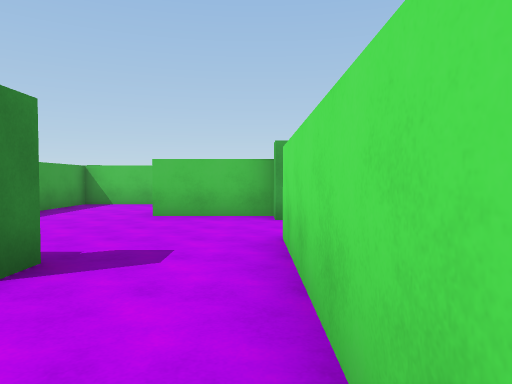
view 1 (above)

14 first-person views from a walk through a scene from a Unity 3-D project. The camera is 1.4 m above the floor, tilts 2° down and sees 70° across. The floor is counted in squares, 2 m on a side. Each view is taken from the middle of a square. On the plan, view 1 faces up. The plan holds only what a view shows up to about 11 squares ahead; the rest is blank. The place goes on beyond the plan. The player is left out. Some animated figures are not drawn.

view 2
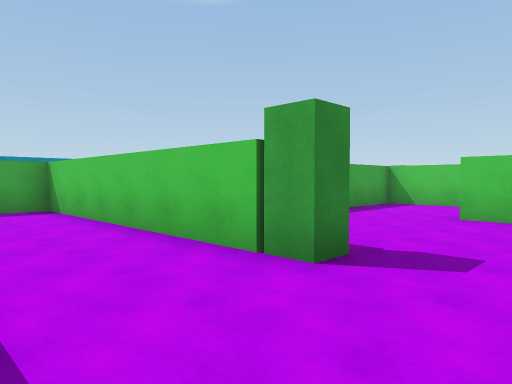

view 3
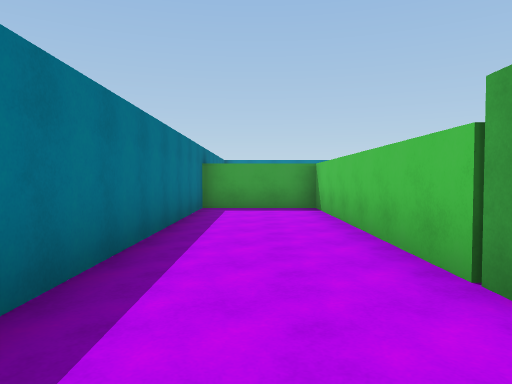

view 4
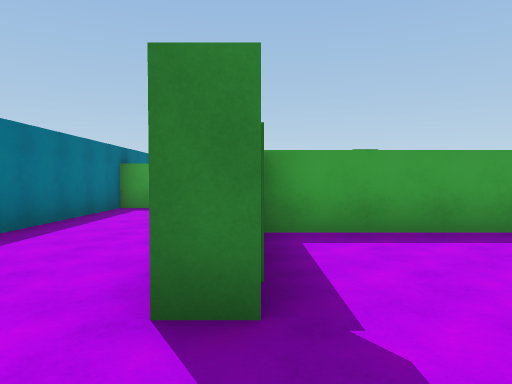

view 5
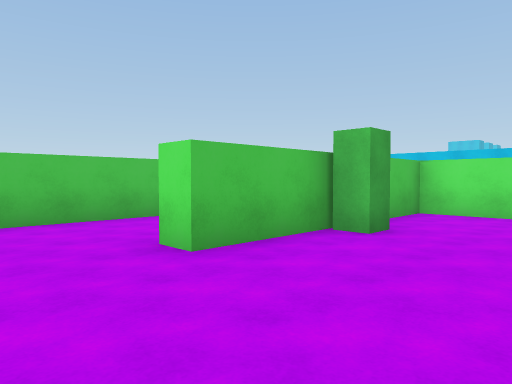

view 6
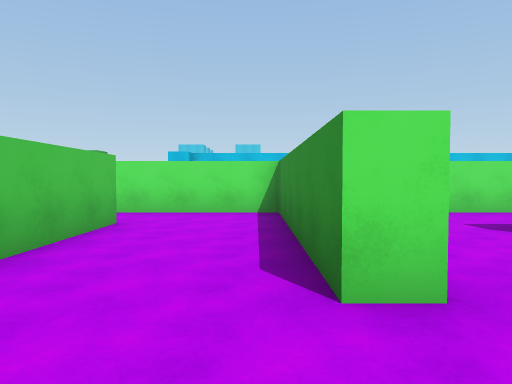

view 7
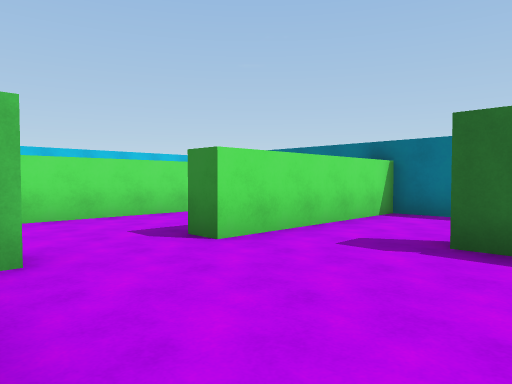

view 8
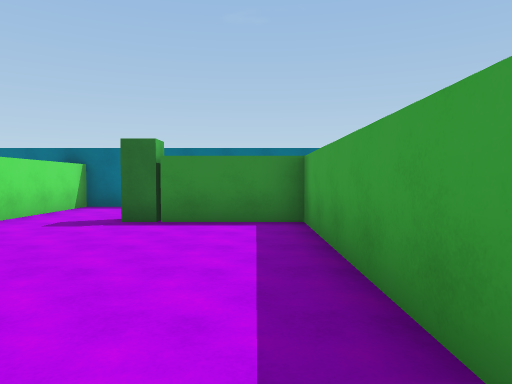

view 9
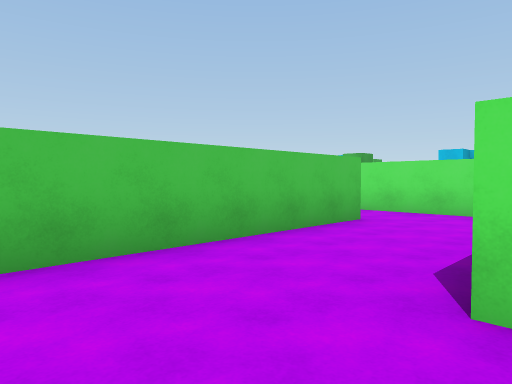

view 10
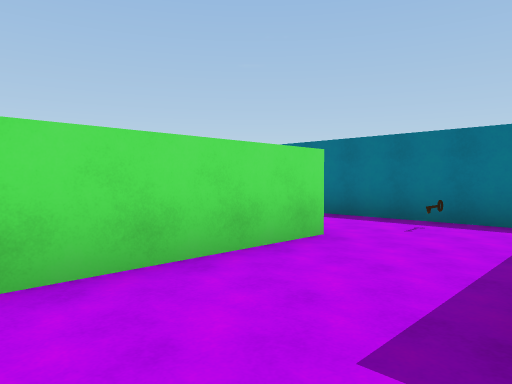

view 11
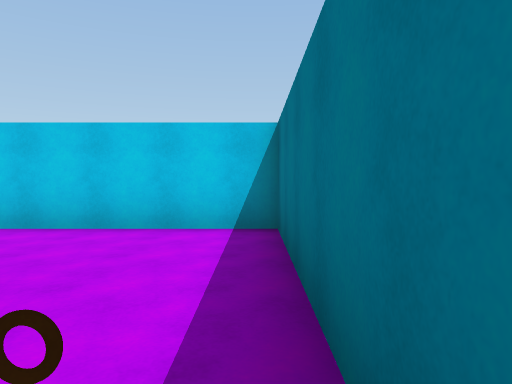

view 12
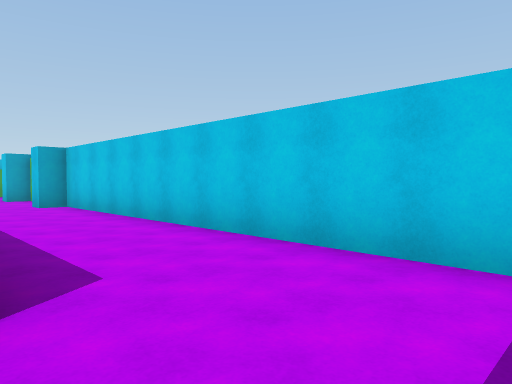

view 13
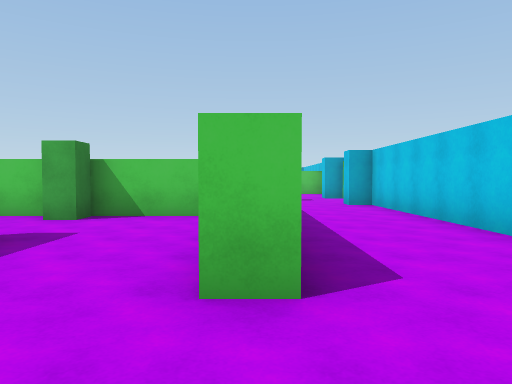

view 14
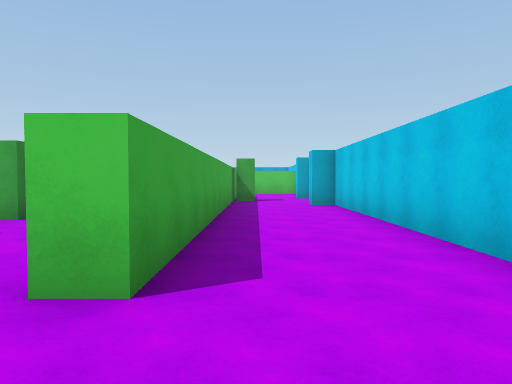

### Floor plan
Points are (right, up) in squares from view 1. A wall is a line through its corners. A room is listed if a view was taken in it or the views show most of it. See-through windows are left out.
Room 1 (views 1, 2, 3, 4)
walls: (-1.8, 3) (-1.8, 2.5) (-8.9, 2.5) (-8.9, -0.3) (0.3, -0.3) (0.3, 4.3)
ways out: opening at (-0.5, 3) to room 2
Room 2 (views 5, 6, 7, 8, 9)
walls: (0.3, 6.3) (0.3, 6.9) (-2, 6.9) (-2, 7.5) (3.7, 7.5) (3.7, 11.2); (1.9, 10.2) (-4.8, 10.2) (-4.8, 3) (-1.8, 3)
ways out: opening at (-0.5, 3) to room 1; opening at (1, 5.5) to room 3; opening at (2.5, 11)
Room 3 (view 10)
walls: (3.7, 4.5) (3.7, 6.9) (0.9, 6.9) (0.9, 6.3) (0.3, 6.3); (0.3, 4.3) (1, 4.3)
ways out: opening at (1, 5.5) to room 2; opening at (2.5, 3.5) to room 4
Room 4 (views 11, 12, 13, 14)
walls: (2, -0.3) (7.2, -0.3) (7.2, 9.9) (6.5, 9.9); (4.3, 9.4) (4.3, 2.1) (3.7, 2.1) (3.7, 4.5)
ways out: opening at (2.5, 3.5) to room 3; opening at (5.5, 10)

Positions as (right, up) in squares from view 1, and headings:
1: (0, 0), facing up
2: (0, 0), facing up-left
3: (0, 1), facing left
4: (0, 3), facing left
5: (-4, 4), facing up-right
6: (-4, 8), facing right
7: (-3, 7), facing down-right
8: (-4, 9), facing down
9: (-4, 7), facing up-right
10: (1, 6), facing down-right
11: (2, 0), facing right
12: (4, 0), facing up-right
13: (4, 0), facing up
14: (5, 0), facing up
